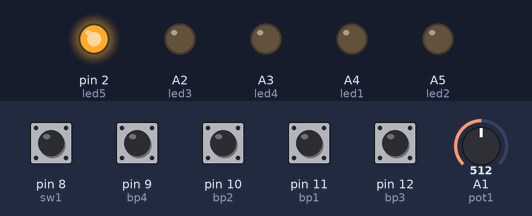
Bench run of a sketch on a simulated Arduino Uno, built with avr-gcc and run on an emulated ATmega328P. On the bench: output pins drawn as LEDs (lit = HIGH). Inputs (shaded band) come from the test bench; at power-on: pin 8 (sw1), pin 9 (bp4), pin 10 (bp2), pin 11 (bp1), pin 12 (bp3) HIGH, A1 (pot1) = 512. MIDI output is not drawn.

Above: at 1.2 s.
1.3 s: pin 8 (sw1) pulled LOW for 0.15 s
At 1.37 s:
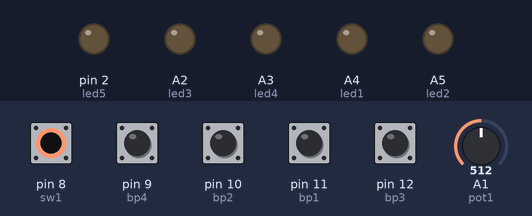
2.9 s: pin 9 (bp4) pulled LOW for 0.15 s
At 3.5 s:
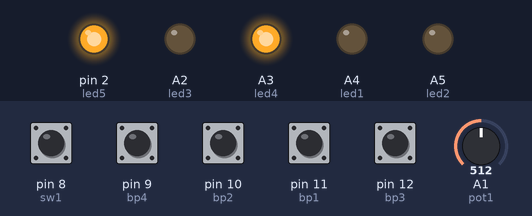
4.5 s: pin 10 (bp2) pulled LOW for 0.15 s
At 5.7 s:
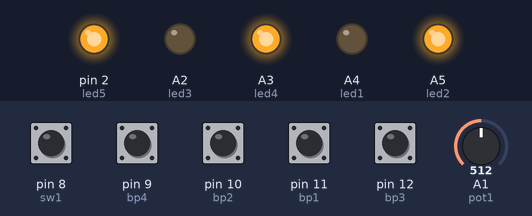
6.1 s: pin 11 (bp1) pulled LOW for 0.15 s
At 7.1 s:
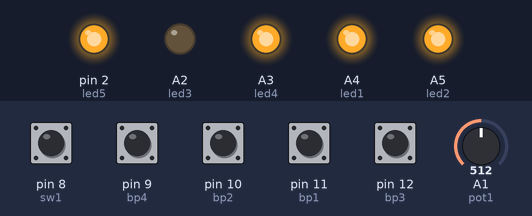
7.7 s: pin 12 (bp3) pulled LOW for 0.15 s
At 8.2 s:
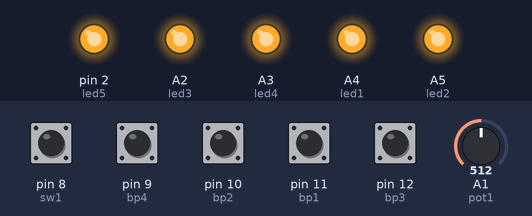
9.3 s: pin 8 (sw1) pulled LOW for 1 s
At 10.1 s:
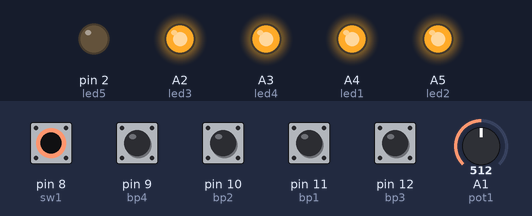
Timing chart, 0 to 12.3 s (numbered marks = the images above; inputs shaded):
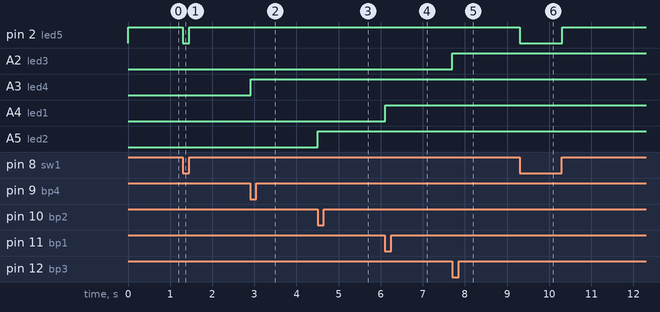

The sketch:

pedalboard_alex.ino
```cpp
///////////////////////////////
////  Alexandre OGER 2021  ////
////     Pedalboard      ////
///////////////////////////////

// pedalier d'effet midi
// base sur une ancienne pedalwahwah (seul sont utlises potard et switch d'origine)
// boitier additionnel acouple pour offir 4 footswitchs (boutons poussoirs) et 5 leds


/*
                                                    +-----+
              +----[PWR]-------------------| USB |--+
              |                            +-----+  |
              |         GND/RST2  [ ][ ]            |
              |       MOSI2/SCK2  [ ][ ]  A5/SCL[ ] |
              |          5V/MISO2 [ ][ ]  A4/SDA[ ] |
              |                             AREF[ ] |
              |                              GND[ ] |
              | [ ]N/C                    SCK/13[ ] |
              | [ ]IOREF                 MISO/12[ ] |________ footswitch 3   -> Vers GND
              | [ ]RST                   MOSI/11[ ]~|________ footswitch 1   -> Vers GND
              | [ ]3V3    +---+               10[ ]~|________ footswitch 2   -> Vers GND
              | [ ]5v    -| A |-               9[ ]~|________ footswitch 4   -> Vers GND
              | [ ]GND   -| R |-               8[ ] |________ Switch wahwah  -> Vers GND
              | [ ]GND   -| D |-                    |
              | [ ]Vin   -| U |-               7[ ] |
              |          -| I |-               6[ ]~|
              | [ ]A0    -| N |-               5[ ]~|
potard wah ___| [ ]A1    -| O |-               4[ ] |
GND-> LED3 ___| [ ]A2     +---+           INT1/3[ ]~|
GND-> LED4 ___| [ ]A3                     INT0/2[ ] |________ LED5   -> Vers GND
GND-> LED1 ___| [ ]A4/SDA  RST SCK MISO     TX>1[ ] |
GND-> LED2 ___| [ ]A5/SCL  [ ] [ ] [ ]      RX<0[ ] |
              |            [ ] [ ] [ ]              |
              | UNO WIFI2  GND MOSI 5V  ____________/
               \_________________|_____/


 */


#include <MIDI.h>
MIDI_CREATE_DEFAULT_INSTANCE();


//definition BD, sw, potard et leds
#define bp3 12
#define bp2 10
#define bp1 11
#define bp4 9
#define sw1 8
#define pot1 A1
#define led1 A4
#define led2 A5
#define led3 A2
#define led4 A3
#define led5 2

//valeurs des control change MID qui sont envoyes
//source norme: https://fr.audiofanzine.com/mao/editorial/dossiers/le-midi-les-midi-control-change.html
#define pedale 92 //normalise comme niveau de tremolo
#define foot_bp1 64 //normalise comme pedale de maintien (on/off)
#define foot_bp2 65 //normalise comme Portamento (on/off)
#define foot_bp3 66 //normalise comme Pedale de soutien (on/off)
#define foot_bp4 67 //normalise comme Pedale d'étouffement (on/off)
#define foot_sw1 68 //normalise comme Pedale de légato (on/off)

//definition du canal midi
#define canalmidi 1


//initialisation des valeurs temps reel des bp,sw et potard
bool bp1_valeur=false;
bool bp2_valeur=false;
bool bp3_valeur=false;
bool bp4_valeur=false;
bool sw1_valeur=false;
int  pot1_valeur=0;

//initialisation des valeurs d'etat des bp,sw et potard
bool bp1_etat=false;
bool bp2_etat=false;
bool bp3_etat=false;
bool bp4_etat=false;
bool sw1_etat=false;
int  pot1_etat=0;

//variables de debounce pour les bp 1 a 4
unsigned long delay_now1 = 0;
unsigned long delay_now2 = 0;
unsigned long delay_now3 = 0;
unsigned long delay_now4 = 0;

void setup() {

  MIDI.begin (MIDI_CHANNEL_OFF); //start midi
  pinMode(bp1, INPUT_PULLUP);
  pinMode(bp2, INPUT_PULLUP);
  pinMode(bp3, INPUT_PULLUP);
  pinMode(bp4, INPUT_PULLUP);
  pinMode(sw1, INPUT_PULLUP);
  pinMode(led1, OUTPUT);
  pinMode(led2, OUTPUT);
  pinMode(led3, OUTPUT);
  pinMode(led4, OUTPUT);
  pinMode(led5, OUTPUT);


  //Serial.begin(115200);


}


void loop() {
  delay(10);
  bp1_valeur =  digitalRead(bp1);
  bp2_valeur =  digitalRead(bp2);
  bp3_valeur =  digitalRead(bp3);
  bp4_valeur =  digitalRead(bp4);
  sw1_valeur =  digitalRead(sw1);
  pot1_valeur = analogRead(pot1);

  if (bp1_valeur == false && (millis())>delay_now1){
    check_switch_etat(bp1);
    delay_now1 = millis()+1500; //debouce a 1.5 sec
  }
  if (bp2_valeur == false && (millis())>delay_now2){
    check_switch_etat(bp2);
    delay_now2 = millis()+1500; //debouce a 1.5 sec
  }
  if (bp3_valeur == false && (millis())>delay_now3){
    check_switch_etat(bp3);
    delay_now3 = millis()+1500;  //debouce a 1.5 sec
  }
  if (bp4_valeur == false && (millis())>delay_now4){
    check_switch_etat(bp4);
    delay_now4 = millis()+1500;  //debouce a 1.5 sec
  }


  if (sw1_valeur != sw1_etat){
   //Serial.println(sw1_etat);
   check_switch_etat(sw1);
   sw1_etat=sw1_valeur;

  }

  check_pedal_etat();

}


void check_switch_etat(int switch_numero){

    bool on_off=false;
    int led=0;
    int touche_midi;


    switch(switch_numero){
        case bp1:
           if (bp1_etat==false){bp1_etat=true;on_off=true;}else{bp1_etat=false;on_off=false;}
           led=led1;
           touche_midi=foot_bp1;
           break;
        case bp2:
           if (bp2_etat==false){bp2_etat=true;on_off=true;}else{bp2_etat=false;on_off=false;}
           led=led2;
           touche_midi=foot_bp2;
           break;
        case bp3:
          if (bp3_etat==false){bp3_etat=true;on_off=true;}else{bp3_etat=false;on_off=false;}
          led=led3;
          touche_midi=foot_bp3;
          break;
        case bp4:
          if (bp4_etat==false){bp4_etat=true;on_off=true;}else{bp4_etat=false;on_off=false;}
          led=led4;
          touche_midi=foot_bp4;
          break;
        case sw1:
          if (sw1_etat==false){on_off=true;}else{on_off=false;}
          touche_midi=foot_sw1;
          led=led5;
          break;
    }

  // allumage extinction d ela led correspondante et transmission midi de l'etat du capteur
  if (on_off==true){
     digitalWrite(led,HIGH);
     //Serial.print(touche_midi);Serial.println(" 127");
    MIDI.sendControlChange(touche_midi, 127, canalmidi);
   } else {
     digitalWrite(led,LOW);
     //Serial.print(touche_midi);Serial.println(" 0");
    MIDI.sendControlChange(touche_midi, 0 , canalmidi);
   }


}


void check_pedal_etat(){

  int valeur=0;
    if (pot1_valeur<950){
      pot1_valeur=950;
    }

  valeur=(map (pot1_valeur, 950, 1023, 0, 127));
  valeur = constrain(valeur, 0, 127);
  valeur=(map (valeur, 0, 127, 127, 0));

  //pour eviter toute transmission en continue de la valeur de potard de la pedale, ont ne trasnmet que si la valeur change (avec stockage et comparaison etat precedent)
  if(pot1_etat!=valeur){
    MIDI.sendControlChange(pedale, valeur, canalmidi);
    //Serial.print(pedale);Serial.print(" "); Serial.println(valeur);
    pot1_etat=valeur;
  }


}
```

Measured:
- after the input at 1.3 s, pin 2 (led5): HIGH → LOW at once, → HIGH 0.15 s later
- after the input at 2.9 s, A3 (led4): LOW → HIGH at once
- after the input at 4.5 s, A5 (led2): LOW → HIGH at once
- after the input at 6.1 s, A4 (led1): LOW → HIGH at once
- after the input at 7.7 s, A2 (led3): LOW → HIGH at once
- after the input at 9.3 s, pin 2 (led5): HIGH → LOW at once, → HIGH 1.0 s later
